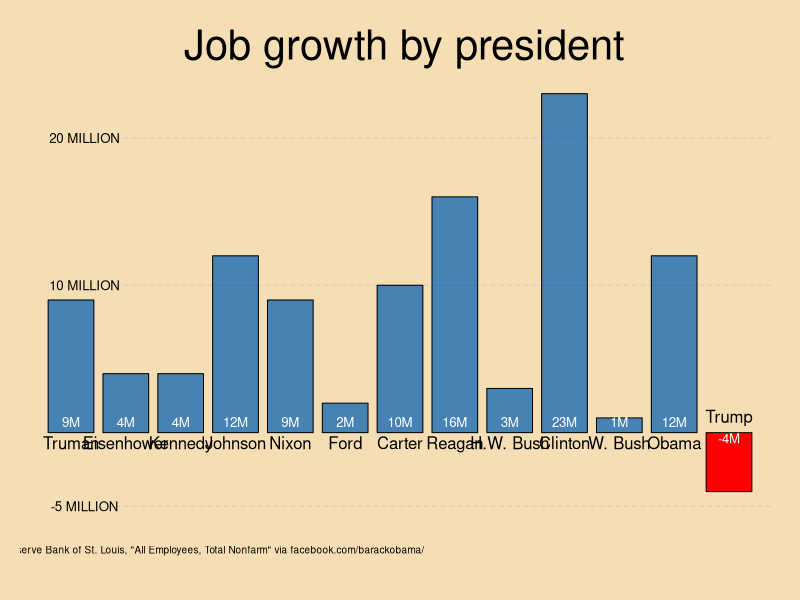

Write R code to recreate this figure.
data <- data.frame(president  =  c("Truman","Eisenhower", "Kennedy", "Johnson","Nixon","Ford","Carter","Reagan","H.W. Bush","Clinton","W. Bush","Obama","Trump"), growth = c(9,4,4,12,9,2,10,16,3,23,1,12,-4))
data$president <- factor(data$president, levels = data$president)

par(bg = "wheat", mar = c(1,1,1,1))
bp <- barplot(data$growth~data$president, yaxt = "n",xaxt = "n",ylab = "",xlab = "",
              col = ifelse(data$growth<0, "red","steelblue"),
              ylim = c(-10,28))
#text(bp,0, data$growth, pos = 3, cex = 0.7)
#text(bp,data$growth, label = paste0(data$growth, "M"), pos = 3, cex = 0.9)
text(bp[data$growth>0],-0.3, label = paste0(data$growth[data$growth>0], "M"), pos = 3, cex = 0.8, col = "white")
text(bp[data$growth<0],-1.4, label = paste0(data$growth[data$growth<0], "M"), pos = 3, cex = 0.8, col = "white")
text(bp[data$growth>0],-1.8, label = data$president[data$growth>0], pos = 3, cex = 1)
text(bp[data$growth<0],0, label = data$president[data$growth<0], pos = 3, cex = 1)

#abline(h = 20, lty = 2, col = rgb(0,0,0,0.1))
text(1,20, label = "20 MILLION", cex = 0.8)
text(1,10, label = "10 MILLION" , cex = 0.8)
text(1,-5, label = "-5 MILLION" , cex = 0.8)
segments(1.5,20,16,20, lty = 2, col = rgb(0,0,1,0.1))
segments(1.5,10,16,10, lty = 2, col = rgb(0,0,1,0.1))
segments(1.5,-5,16,-5, lty = 2, col = rgb(0,0,1,0.1))

text(8,26, label = "Job growth by president", cex = 2.5)
text(3,-8,label = "Source: Federal Reserve Bank of St. Louis, \"All Employees, Total Nonfarm\" via facebook.com/barackobama/", cex = 0.6)
